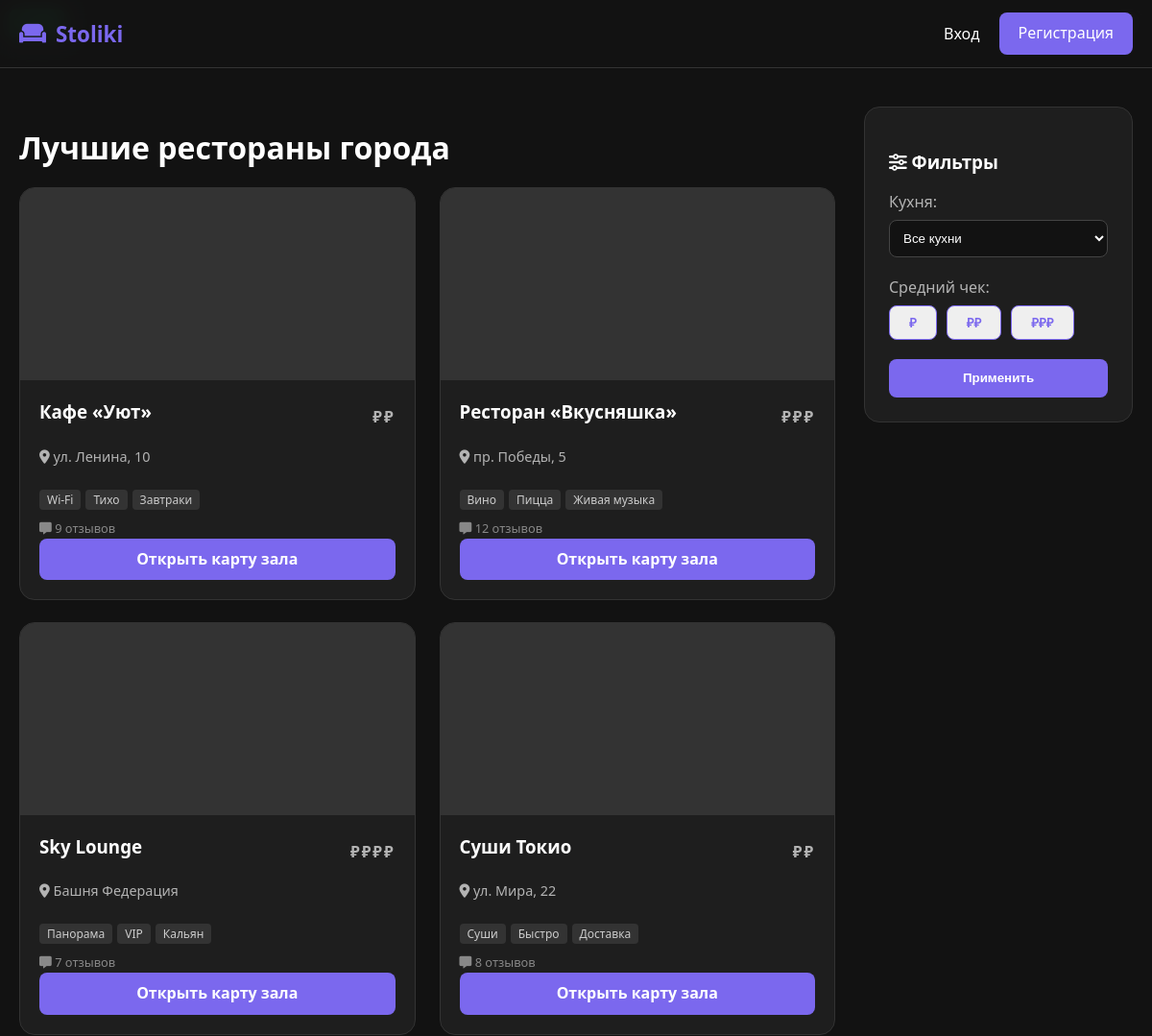
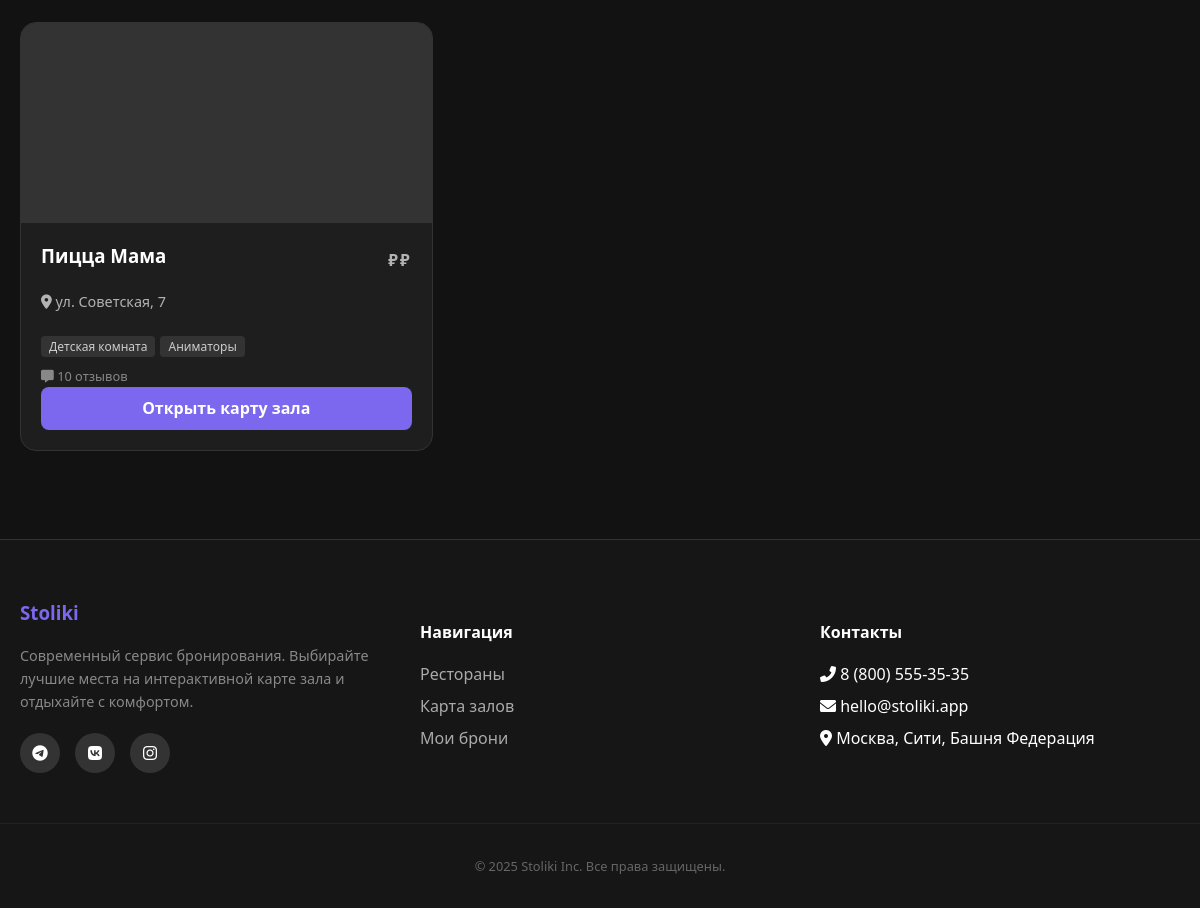
The page / on the database its author committed (2 pictures, top to bottom).
### tables this page shows
CREATE TABLE cafes (
        id INTEGER PRIMARY KEY AUTOINCREMENT,
        name TEXT NOT NULL, address TEXT NOT NULL, cuisine TEXT NOT NULL, is_24h INTEGER DEFAULT 0,
        avg_check INTEGER DEFAULT 1500, tags TEXT DEFAULT "");

### app.py (the view)
@app.route('/')
def index():
    conn = get_db_connection()
    cafes = conn.execute("""
        SELECT c.*, AVG(r.rating) as avg_rating, COUNT(r.id) as review_count
        FROM cafes c
        LEFT JOIN reviews r ON c.id = r.cafe_id
        GROUP BY c.id
    """).fetchall()
    cuisines = conn.execute("SELECT DISTINCT cuisine FROM cafes").fetchall()
    conn.close()
    return render_template('index.html', cafes=cafes, cuisines=cuisines)

### app.py (called while the page is built)
def get_db_connection():
    conn = sqlite3.connect('database.db')
    conn.row_factory = sqlite3.Row
    return conn

### templates/index.html (shortened to what this page needs)
{% extends "base.html" %}
{% block content %}
<div class="main-layout">
    <div class="content-area">
        <h1 style="font-size: 2rem; margin-bottom: 20px;">Лучшие рестораны города</h1>
        <div class="cafe-grid">
            {% for cafe in cafes %}
            <div class="cafe-card">
                <div class="cafe-image" style="background-image: url('{{ url_for('static', filename='images/' ~ cafe.id ~ '.jpg') }}');">
                    <div class="card-overlay-top">
                        <div class="rating-badge">
                        </div>
                        <button class="favorite-btn"></button>
                    </div>
                </div>
                <div class="cafe-info">
                    <div style="display:flex; justify-content:space-between; align-items:center;">
                        <h3>{{ cafe.name }}</h3>
                        <div class="price-tag">
                            {% if cafe.avg_check > 3000 %}₽₽₽₽
                            {% elif cafe.avg_check > 1500 %}₽₽₽
                            {% else %}₽₽
                            {% endif %}
                        </div>
                    </div>
                    <p class="address"><i class="fas fa-map-marker-alt"></i> {{ cafe.address }}</p>
                    <div class="tags-container">
                        {% for tag in cafe.tags.split(',') %}
                            <span class="mini-tag">{{ tag }}</span>
                        {% endfor %}
                    </div>
                    <div style="margin-top: 10px; font-size: 0.8rem; color: #888;">
                        <i class="fas fa-comment-alt"></i> {{ cafe.review_count }} отзывов
                    </div>
                    <a href="{{ url_for('booking', cafe=cafe.id) }}" class="btn btn-full">Открыть карту зала</a>
                </div>
            </div>
            {% endfor %}
        </div>
    </div>
    <aside class="filters-sidebar">
        <h3><i class="fas fa-sliders-h"></i> Фильтры</h3>
        <form action="{{ url_for('index') }}" method="GET">
            <div class="filter-group">
                <label>Кухня:</label>
                <select name="cuisine">
                    <option value="all">Все кухни</option>
                </select>
            </div>
            <div class="filter-group">
                <label>Средний чек:</label>
                <div style="display:flex; gap:10px;">
                    <button type="button" class="btn-outline btn-sm">₽</button>
                    <button type="button" class="btn-outline btn-sm">₽₽</button>
                    <button type="button" class="btn-outline btn-sm">₽₽₽</button>
                </div>
            </div>
            <button type="submit" class="btn btn-full">Применить</button>
        </form>
    </aside>
</div>
{% endblock %}

### templates/base.html (shortened to what this page needs)
<!DOCTYPE html>
<html lang="ru">
<head>
    <link rel="stylesheet" href="{{ url_for('static', filename='css/styles.css') }}">
    <link rel="stylesheet" href="https://cdnjs.cloudflare.com/ajax/libs/font-awesome/6.0.0/css/all.min.css">
</head>
<body>
    <header>
        <nav>
            <a href="{{ url_for('index') }}" class="logo">
                <i class="fas fa-couch"></i> Stoliki
            </a>
            <div class="nav-links">
                {% if session.get('user_id') %}
                    <a href="{{ url_for('profile') }}">Профиль</a>
                    <a href="{{ url_for('logout') }}" class="btn-outline">Выйти</a>
                {% else %}
                    <a href="{{ url_for('login') }}">Вход</a>
                    <a href="{{ url_for('register') }}" class="btn">Регистрация</a>
                {% endif %}
            </div>
        </nav>
    </header>
    <main>
        {% block content %}{% endblock %}
    </main>
    <footer class="site-footer">
        <div class="footer-container">
            <div class="footer-col">
                <h3>Stoliki</h3>
                <p>Современный сервис бронирования. Выбирайте лучшие места на интерактивной карте зала и отдыхайте с комфортом.</p>
                <div class="social-icons">
                    <a href="#"><i class="fab fa-telegram-plane"></i></a>
                    <a href="#"><i class="fab fa-vk"></i></a>
                    <a href="#"><i class="fab fa-instagram"></i></a>
                </div>
            </div>
            <div class="footer-col">
                <h4>Навигация</h4>
                <ul>
                    <li><a href="{{ url_for('index') }}">Рестораны</a></li>
                    <li><a href="{{ url_for('booking') }}">Карта залов</a></li>
                    <li><a href="{{ url_for('profile') }}">Мои брони</a></li>
                </ul>
            </div>
            <div class="footer-col">
                <h4>Контакты</h4>
                <ul>
                    <li><i class="fas fa-phone-alt"></i> 8 (800) 555-35-35</li>
                    <li><i class="fas fa-envelope"></i> hello@stoliki.app</li>
                    <li><i class="fas fa-map-marker-alt"></i> Москва, Сити, Башня Федерация</li>
                </ul>
            </div>
        </div>
        <div class="footer-bottom">
            <p>&copy; 2025 Stoliki Inc. Все права защищены.</p>
        </div>
    </footer>
</body>
</html>

### rows shown on the page
cafes: name "Кафе «Уют»", address "ул. Ленина, 10", tag "Wi-Fi" "Тихо" "Завтраки", review_count "9"
cafes: name "Ресторан «Вкусняшка»", address "пр. Победы, 5", tag "Вино" "Пицца" "Живая музыка", review_count "12"
cafes: name "Sky Lounge", address "Башня Федерация", tag "Панорама" "VIP" "Кальян", review_count "7"
cafes: name "Суши Токио", address "ул. Мира, 22", tag "Суши" "Быстро" "Доставка", review_count "8"
cafes: name "Пицца Мама", address "ул. Советская, 7", tag "Детская комната" "Аниматоры", review_count "10"
